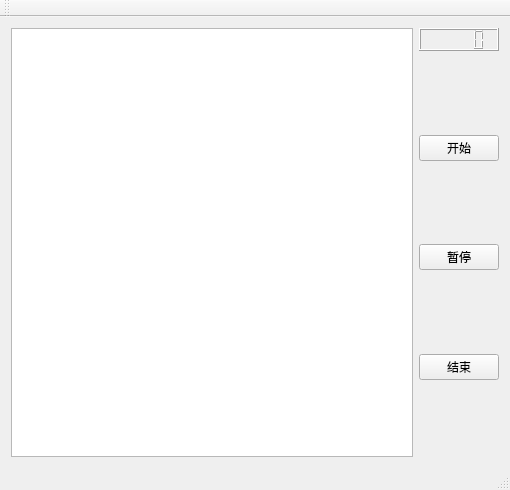
<?xml version="1.0" encoding="UTF-8"?>
<ui version="4.0">
 <class>MainWindow</class>
 <widget class="QMainWindow" name="MainWindow">
  <property name="geometry">
   <rect>
    <x>0</x>
    <y>0</y>
    <width>510</width>
    <height>490</height>
   </rect>
  </property>
  <property name="minimumSize">
   <size>
    <width>510</width>
    <height>490</height>
   </size>
  </property>
  <property name="maximumSize">
   <size>
    <width>600</width>
    <height>600</height>
   </size>
  </property>
  <property name="windowTitle">
   <string>打地鼠</string>
  </property>
  <widget class="QWidget" name="centralWidget">
   <layout class="QGridLayout" name="gridLayout">
    <item row="0" column="0">
     <widget class="QGraphicsView" name="graphicsView"/>
    </item>
    <item row="0" column="1">
     <layout class="QVBoxLayout" name="verticalLayout">
      <item>
       <widget class="QLCDNumber" name="lcdNumber">
        <property name="font">
         <font>
          <pointsize>12</pointsize>
          <weight>75</weight>
          <bold>true</bold>
         </font>
        </property>
       </widget>
      </item>
      <item>
       <spacer name="verticalSpacer">
        <property name="orientation">
         <enum>Qt::Vertical</enum>
        </property>
        <property name="sizeHint" stdset="0">
         <size>
          <width>20</width>
          <height>40</height>
         </size>
        </property>
       </spacer>
      </item>
      <item>
       <widget class="QPushButton" name="btn_start">
        <property name="text">
         <string>开始</string>
        </property>
       </widget>
      </item>
      <item>
       <spacer name="verticalSpacer_3">
        <property name="orientation">
         <enum>Qt::Vertical</enum>
        </property>
        <property name="sizeHint" stdset="0">
         <size>
          <width>20</width>
          <height>40</height>
         </size>
        </property>
       </spacer>
      </item>
      <item>
       <widget class="QPushButton" name="btn_pause">
        <property name="text">
         <string>暂停</string>
        </property>
       </widget>
      </item>
      <item>
       <spacer name="verticalSpacer_4">
        <property name="orientation">
         <enum>Qt::Vertical</enum>
        </property>
        <property name="sizeHint" stdset="0">
         <size>
          <width>20</width>
          <height>40</height>
         </size>
        </property>
       </spacer>
      </item>
      <item>
       <widget class="QPushButton" name="btn_end">
        <property name="text">
         <string>结束</string>
        </property>
       </widget>
      </item>
      <item>
       <spacer name="verticalSpacer_2">
        <property name="orientation">
         <enum>Qt::Vertical</enum>
        </property>
        <property name="sizeHint" stdset="0">
         <size>
          <width>20</width>
          <height>40</height>
         </size>
        </property>
       </spacer>
      </item>
     </layout>
    </item>
   </layout>
  </widget>
  <widget class="QMenuBar" name="menuBar">
   <property name="geometry">
    <rect>
     <x>0</x>
     <y>0</y>
     <width>510</width>
     <height>26</height>
    </rect>
   </property>
  </widget>
  <widget class="QToolBar" name="mainToolBar">
   <attribute name="toolBarArea">
    <enum>TopToolBarArea</enum>
   </attribute>
   <attribute name="toolBarBreak">
    <bool>false</bool>
   </attribute>
  </widget>
  <widget class="QStatusBar" name="statusBar"/>
 </widget>
 <layoutdefault spacing="6" margin="11"/>
 <resources/>
 <connections/>
</ui>
